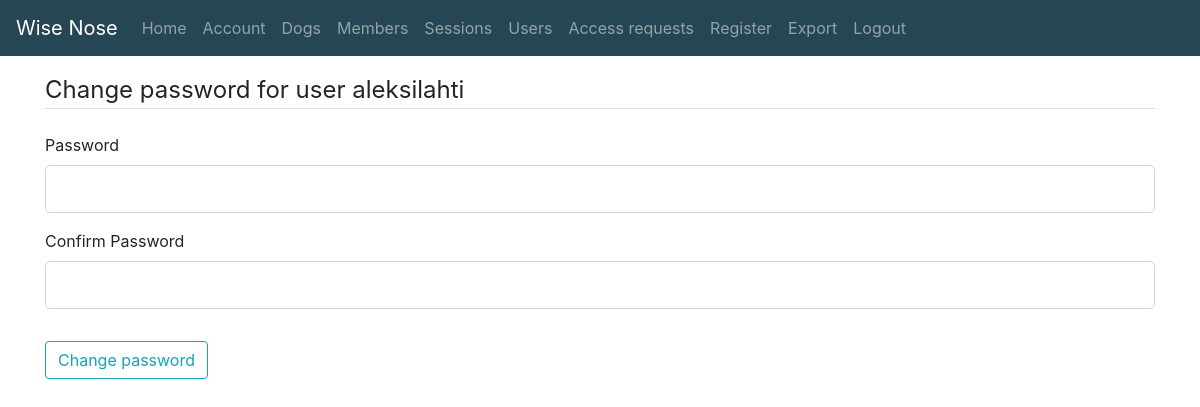
The app's page /pwchange/2 (signed in), older data.
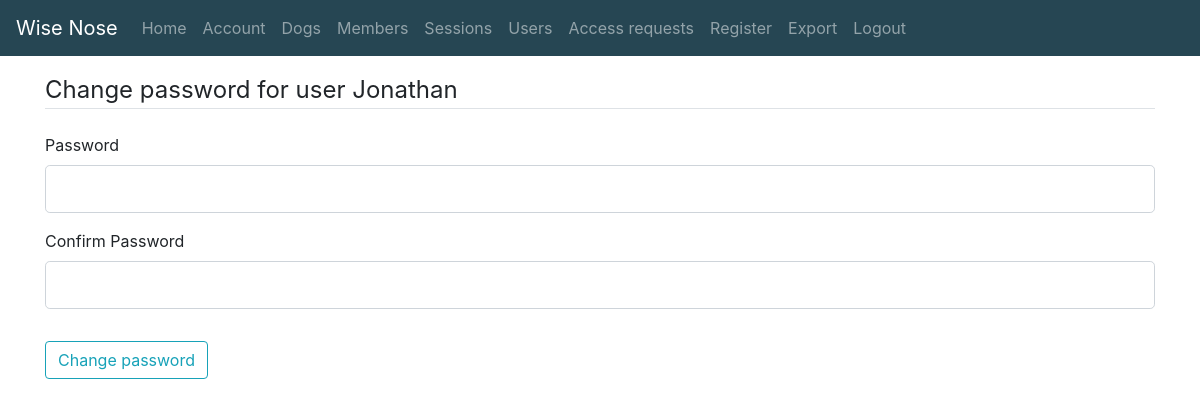
The same page, newer data.
### app.py (models this page shows)
class User(db.Model, UserMixin):
    id = db.Column(db.Integer, primary_key=True)
    name = db.Column(db.String(256), nullable=True)
    username = db.Column(db.String(256), unique=True, nullable=False)
    email = db.Column(db.String(256), nullable=False)
    pw_hash = db.Column(db.String(256), nullable=False)
    admin = db.Column(db.Boolean, default=False)
    sessions = db.relationship("Session", back_populates="user")
    samples = db.relationship("Sample", back_populates="user")

### app.py (the view)
@app.route("/pwchange/<user_id>", methods=["GET", "POST"])
def change_pw(user_id):
    if current_user.is_authenticated:
        if current_user.admin or str(current_user.id) == str(user_id):
            form = PwForm()
            user = User.query.filter_by(id=user_id).first()
            if form.validate_on_submit():
                hashed_pw = bcrypt.generate_password_hash(form.password.data).decode('utf-8')
                user.pw_hash = hashed_pw
                db.session.commit()
                flash('Password changed!', 'success')
                return redirect(url_for('home'))
            return render_template('pwchange.html', form=form, user=user)
        flash('You lack the credentials to access this page!', 'danger')
        return redirect(url_for('home'))
    return redirect(url_for('login'))

### forms.py
class PwForm(FlaskForm):
    password = PasswordField('Password', validators=[DataRequired()])
    confirm_password = PasswordField('Confirm Password', validators=[DataRequired(), EqualTo('password')])
    submit = SubmitField('Change password')

### app.py (called while the page is built)
@login_manager.user_loader
def load_user(user_id):
    user = User.query.get(int(user_id))
    print("Loaded user: " + str(user))
    return user

@event.listens_for(Engine, "connect")
def set_sqlite_pragma(dbapi_connection, connection_record):
    cursor = dbapi_connection.cursor()
    cursor.execute("PRAGMA foreign_keys=ON")
    cursor.close()

### templates/pwchange.html (shortened to what this page needs)
{% extends 'base.html' %}
{% block body %}
<div class="content-section">
		<form method="POST" action="">
			<fieldset class="form-group">
				<legend class="border-bottom mb-4">Change password for user {{ user.username }}</legend>
				<div class="form-group">
					{{ form.password.label(class="form-control-label") }}
					{% if form.password.errors %}
						{{ form.password(class="form-control form-control-lg is-invalid") }}
						<div class="invalid-feedback">
							{% for error in form.password.errors %}
								<span>{{ error }}</span>
							{% endfor %}
						</div>
					{% else %}
						{{ form.password(class="form-control form-control-lg") }}
					{% endif %}				</div>
				<div class="form-group">
					{{ form.confirm_password.label(class="form-control-label") }}
					{% if form.confirm_password.errors %}
						{{ form.confirm_password(class="form-control form-control-lg is-invalid") }}
						<div class="invalid-feedback">
							{% for error in form.confirm_password.errors %}
								<span>{{ error }}</span>
							{% endfor %}
						</div>
					{% else %}
						{{ form.confirm_password(class="form-control form-control-lg") }}
					{% endif %}				</div>
			</fieldset>
			<div class="form-group">
				{{ form.submit(class="btn btn-outline-info") }}
			</div>
		</form>
	</div>
{% endblock %}

Row changes from the older to the newer data that the page shows:
changed User: username "aleksilahti" → "Jonathan"
